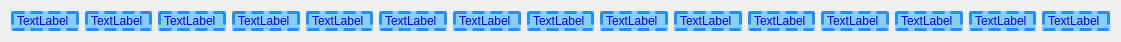
   <widget class="QWidget" name="horizontalLayoutWidget_6">
    <property name="geometry">
     <rect>
      <x>70</x>
      <y>410</y>
      <width>1121</width>
      <height>41</height>
     </rect>
    </property>
    <layout class="QHBoxLayout" name="horizontalLayout_6">
     <item>
      <widget class="QLabel" name="label_76">
       <property name="styleSheet">
        <string notr="true">color: blue;
background-color: #87CEFA;
border-style: dashed;
border-width: 3px;             
border-color: #1E90FF</string>
       </property>
       <property name="text">
        <string>TextLabel</string>
       </property>
      </widget>
     </item>
     <item>
      <widget class="QLabel" name="label_77">
       <property name="styleSheet">
        <string notr="true">color: blue;
background-color: #87CEFA;
border-style: dashed;
border-width: 3px;             
border-color: #1E90FF</string>
       </property>
       <property name="text">
        <string>TextLabel</string>
       </property>
      </widget>
     </item>
     <item>
      <widget class="QLabel" name="label_78">
       <property name="styleSheet">
        <string notr="true">color: blue;
background-color: #87CEFA;
border-style: dashed;
border-width: 3px;             
border-color: #1E90FF</string>
       </property>
       <property name="text">
        <string>TextLabel</string>
       </property>
      </widget>
     </item>
     <item>
      <widget class="QLabel" name="label_79">
       <property name="styleSheet">
        <string notr="true">color: blue;
background-color: #87CEFA;
border-style: dashed;
border-width: 3px;             
border-color: #1E90FF</string>
       </property>
       <property name="text">
        <string>TextLabel</string>
       </property>
      </widget>
     </item>
     <item>
      <widget class="QLabel" name="label_80">
       <property name="styleSheet">
        <string notr="true">color: blue;
background-color: #87CEFA;
border-style: dashed;
border-width: 3px;             
border-color: #1E90FF</string>
       </property>
       <property name="text">
        <string>TextLabel</string>
       </property>
      </widget>
     </item>
     <item>
      <widget class="QLabel" name="label_81">
       <property name="styleSheet">
        <string notr="true">color: blue;
background-color: #87CEFA;
border-style: dashed;
border-width: 3px;             
border-color: #1E90FF</string>
       </property>
       <property name="text">
        <string>TextLabel</string>
       </property>
      </widget>
     </item>
     <item>
      <widget class="QLabel" name="label_82">
       <property name="styleSheet">
        <string notr="true">color: blue;
background-color: #87CEFA;
border-style: dashed;
border-width: 3px;             
border-color: #1E90FF</string>
       </property>
       <property name="text">
        <string>TextLabel</string>
       </property>
      </widget>
     </item>
     <item>
      <widget class="QLabel" name="label_83">
       <property name="styleSheet">
        <string notr="true">color: blue;
background-color: #87CEFA;
border-style: dashed;
border-width: 3px;             
border-color: #1E90FF</string>
       </property>
       <property name="text">
        <string>TextLabel</string>
       </property>
      </widget>
     </item>
     <item>
      <widget class="QLabel" name="label_84">
       <property name="styleSheet">
        <string notr="true">color: blue;
background-color: #87CEFA;
border-style: dashed;
border-width: 3px;             
border-color: #1E90FF</string>
       </property>
       <property name="text">
        <string>TextLabel</string>
       </property>
      </widget>
     </item>
     <item>
      <widget class="QLabel" name="label_85">
       <property name="styleSheet">
        <string notr="true">color: blue;
background-color: #87CEFA;
border-style: dashed;
border-width: 3px;             
border-color: #1E90FF</string>
       </property>
       <property name="text">
        <string>TextLabel</string>
       </property>
      </widget>
     </item>
     <item>
      <widget class="QLabel" name="label_86">
       <property name="styleSheet">
        <string notr="true">color: blue;
background-color: #87CEFA;
border-style: dashed;
border-width: 3px;             
border-color: #1E90FF</string>
       </property>
       <property name="text">
        <string>TextLabel</string>
       </property>
      </widget>
     </item>
     <item>
      <widget class="QLabel" name="label_87">
       <property name="styleSheet">
        <string notr="true">color: blue;
background-color: #87CEFA;
border-style: dashed;
border-width: 3px;             
border-color: #1E90FF</string>
       </property>
       <property name="text">
        <string>TextLabel</string>
       </property>
      </widget>
     </item>
     <item>
      <widget class="QLabel" name="label_88">
       <property name="styleSheet">
        <string notr="true">color: blue;
background-color: #87CEFA;
border-style: dashed;
border-width: 3px;             
border-color: #1E90FF</string>
       </property>
       <property name="text">
        <string>TextLabel</string>
       </property>
      </widget>
     </item>
     <item>
      <widget class="QLabel" name="label_89">
       <property name="styleSheet">
        <string notr="true">color: blue;
background-color: #87CEFA;
border-style: dashed;
border-width: 3px;             
border-color: #1E90FF</string>
       </property>
       <property name="text">
        <string>TextLabel</string>
       </property>
      </widget>
     </item>
     <item>
      <widget class="QLabel" name="label_90">
       <property name="styleSheet">
        <string notr="true">color: blue;
background-color: #87CEFA;
border-style: dashed;
border-width: 3px;             
border-color: #1E90FF</string>
       </property>
       <property name="text">
        <string>TextLabel</string>
       </property>
      </widget>
     </item>
    </layout>
   </widget>
